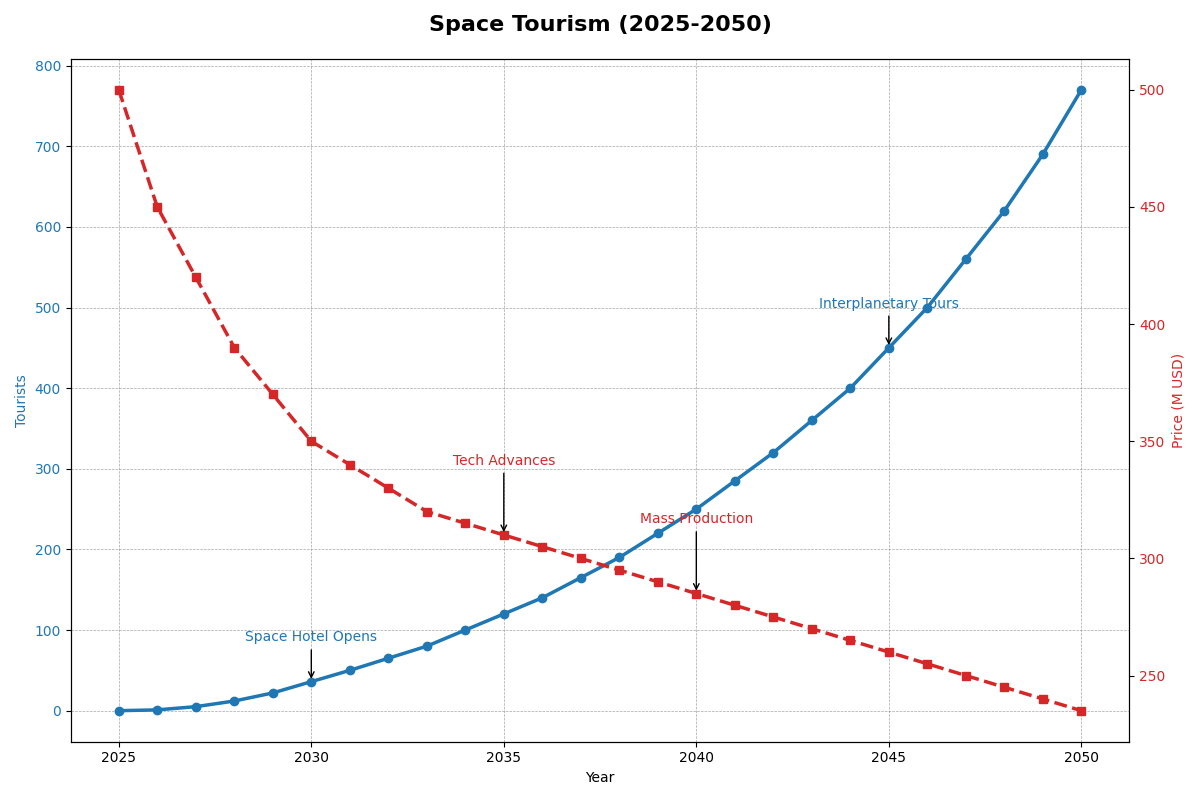

The Python source for this figure:
import matplotlib.pyplot as plt
import numpy as np

years = np.arange(2025, 2051)
num_space_tourists = [
    0, 1, 5, 12, 22, 36, 50, 65, 80, 100, 120, 140, 
    165, 190, 220, 250, 285, 320, 360, 400, 450, 
    500, 560, 620, 690, 770 
]

avg_ticket_price = [
    500, 450, 420, 390, 370, 350, 340, 330, 320, 315, 
    310, 305, 300, 295, 290, 285, 280, 275, 270, 
    265, 260, 255, 250, 245, 240, 235
]

fig, ax1 = plt.subplots(figsize=(12, 8))

color1 = 'tab:blue'
ax1.set_xlabel('Year')
ax1.set_ylabel('Tourists', color=color1)
ax1.plot(years, num_space_tourists, color=color1, linewidth=2.5, marker='o')
ax1.tick_params(axis='y', labelcolor=color1)

ax1.set_title('Space Tourism (2025-2050)', fontsize=16, fontweight='bold', pad=20)
ax1.grid(color='gray', linestyle='--', linewidth=0.5, alpha=0.7)

milestones_tourists = {
    2030: 'Space Hotel Opens',
    2045: 'Interplanetary Tours'
}
for year, annotation in milestones_tourists.items():
    idx = years.tolist().index(year)
    tourists_val = num_space_tourists[idx]
    ax1.annotate(annotation, xy=(year, tourists_val), xytext=(year, tourists_val + 50),
                 arrowprops=dict(facecolor='tab:blue', arrowstyle='->'), fontsize=10, ha='center', color='tab:blue')

ax1.plot(years, num_space_tourists, linestyle='--', linewidth=1.5, alpha=0.7, color=color1)

ax2 = ax1.twinx()
color2 = 'tab:red'
ax2.set_ylabel('Price (M USD)', color=color2)
ax2.plot(years, avg_ticket_price, color=color2, linewidth=2.5, linestyle='dashed', marker='s')
ax2.tick_params(axis='y', labelcolor=color2)

milestones_prices = {
    2035: 'Tech Advances',
    2040: 'Mass Production'
}
for year, annotation in milestones_prices.items():
    idx = years.tolist().index(year)
    price_val = avg_ticket_price[idx]
    ax2.annotate(annotation, xy=(year, price_val), xytext=(year, price_val + 30),
                 arrowprops=dict(facecolor='tab:red', arrowstyle='->'), fontsize=10, ha='center', color='tab:red')

fig.tight_layout()
plt.show()
